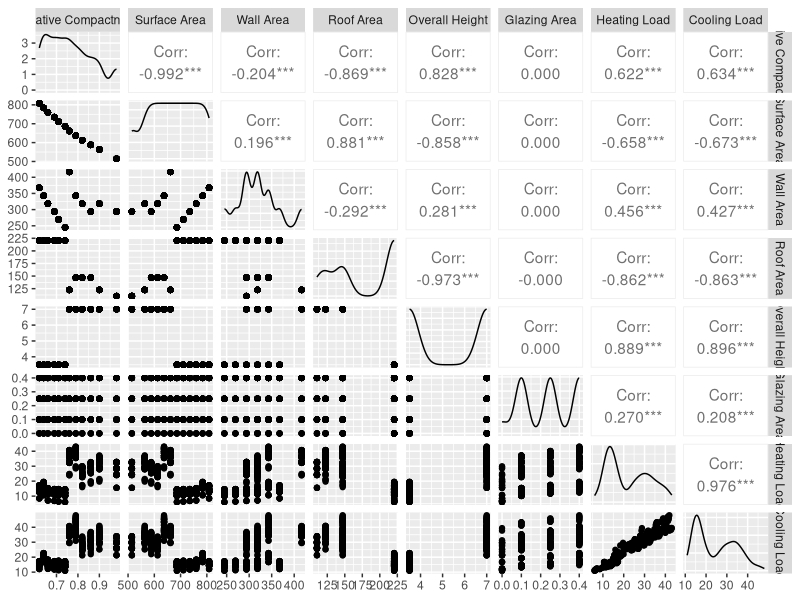
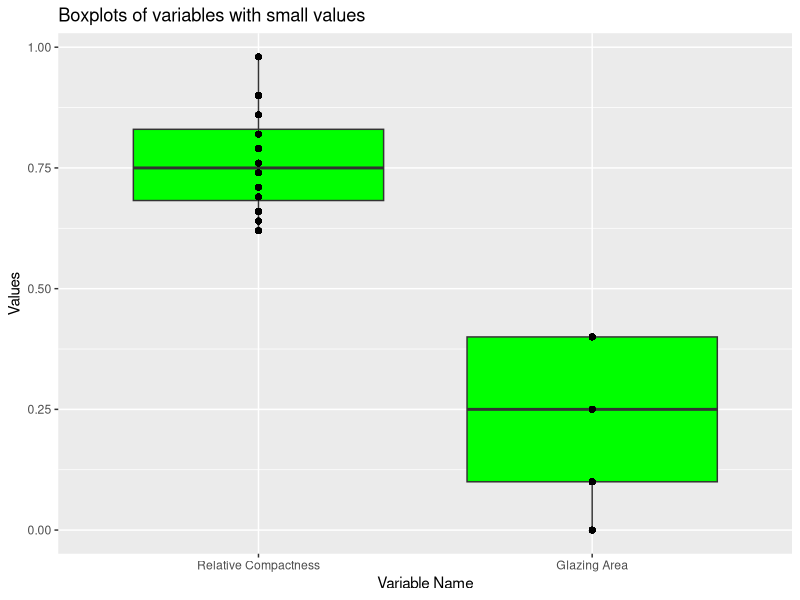
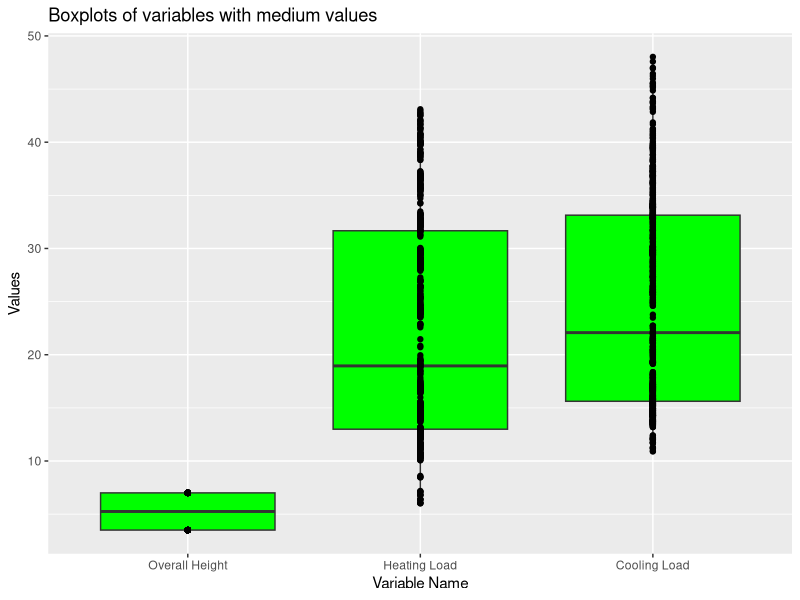
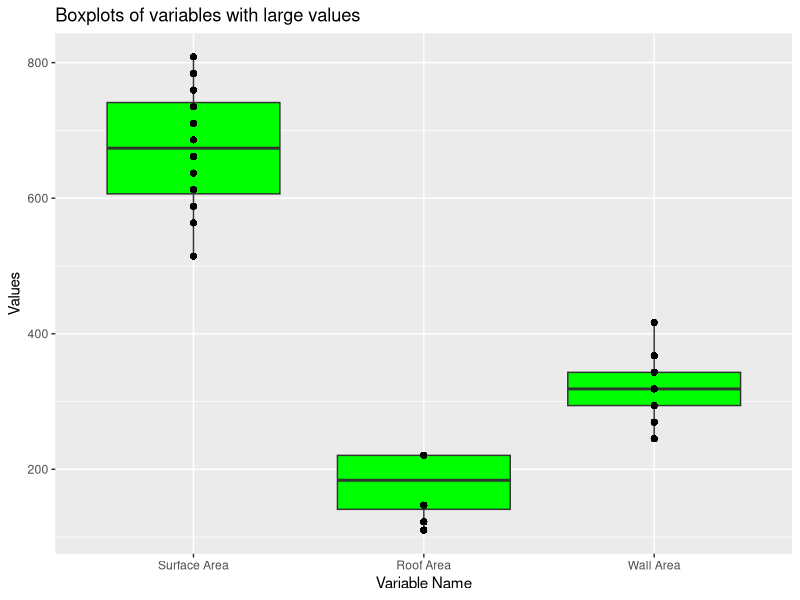
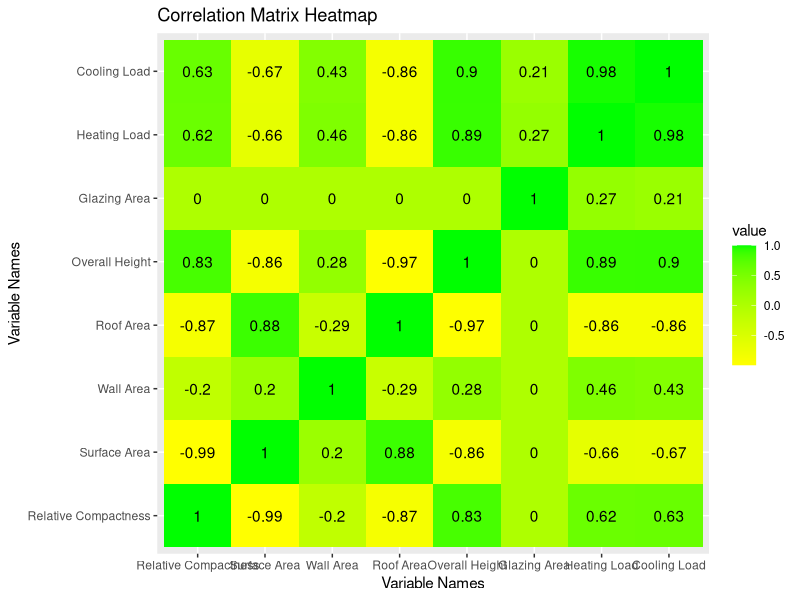

Write R code to recreate these figures, in order.
## ---- chunk 1
library(readxl)
library(ggplot2)
library(dplyr)
library(GGally)
library(reshape2)
## ---- chunk 2
raw_data <- read_excel("./Data/ENB2012_data.xlsx", sheet = 1)
## ---- chunk 3
str(raw_data)
## ---- chunk 4
sum(sapply(raw_data, is.na))
## ---- chunk 5
sapply(raw_data, function(x) { sum(is.na(x)) })
## ---- chunk 6
data <- raw_data
names(data) <- c("Relative Compactness", "Surface Area", "Wall Area", "Roof Area", "Overall Height",
                 "Orientation", "Glazing Area", "Glazing Area Distribution", "Heating Load", "Cooling Load")
## ---- chunk 7
toCategorical <- Vectorize(function(column) {
  switch(as.character(column),
                      "0" = "No Glazing Area",
                      "1" = "Uniform",
                      "2" = "North",
                      "3" = "East",
                      "4" = "South",
                      "5" = "West",
                      NA)
})

data$`Glazing Area Distribution` <- as.factor(toCategorical(data$`Glazing Area Distribution`))
data$Orientation <- as.factor(toCategorical(data$Orientation))

## ---- chunk 8
summary(data)
## ---- chunk 9
data_numeric <- select(data, -Orientation, -`Glazing Area Distribution`)
data_categorical <- select(data, Orientation, `Glazing Area Distribution`)
## ---- chunk 10
ggpairs(data_numeric)
## ---- chunk 11
small <-select (data_numeric,`Relative Compactness`,`Glazing Area`)

large <-select (data_numeric,`Surface Area`,`Roof Area`,`Wall Area`)

medium <-select (data_numeric,`Overall Height`,`Heating Load`,`Cooling Load`)
## ---- chunk 12
small_long <- melt(small)
ggplot(data=small_long, aes(x = variable, y = value)) +
  geom_boxplot(fill = "green") +
  geom_point() +
  ggtitle("Boxplots of variables with small values") +
  xlab("Variable Name") +
  ylab("Values")
## ---- chunk 13
medium_long <- melt(medium)

ggplot(data=medium_long, aes(x = variable, y = value)) +
  geom_boxplot(fill = "green") +
  geom_point() +
  ggtitle("Boxplots of variables with medium values") +
  xlab("Variable Name") +
  ylab("Values")
## ---- chunk 14
# Step 2 
large_long <- melt(large)

ggplot(data=large_long, aes(x = variable, y = value)) +
  geom_boxplot(fill = "green") +
  geom_point() +
  ggtitle("Boxplots of variables with large values") +
  xlab("Variable Name") +
  ylab("Values")
## ---- chunk 15
correlationMatrix <- cor(data_numeric, method = "pearson")
correlationsLong <- melt(correlationMatrix)

ggplot(data = correlationsLong, aes(x = Var1, y = Var2)) +
  geom_tile(aes(fill = value)) +
  geom_text(aes(label = round(value, 2))) +
  scale_fill_gradient(low = "yellow", high = "green") +
  ggtitle("Correlation Matrix Heatmap") +
  xlab("Variable Names") +
  ylab("Variable Names") 
